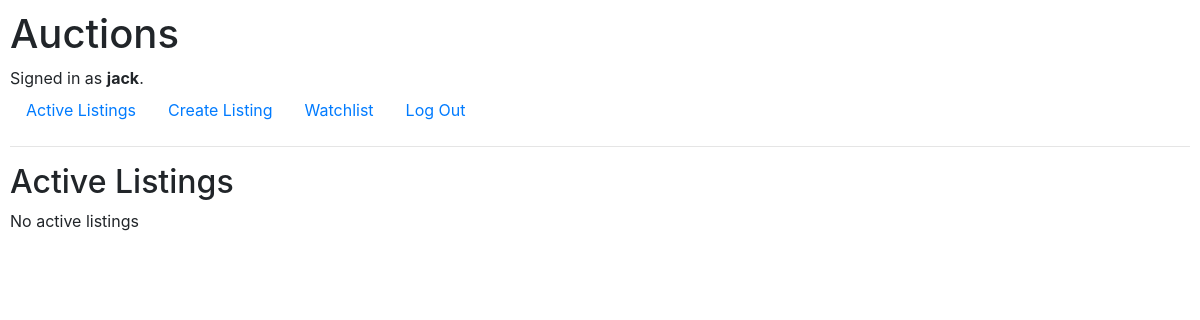
The page / (signed in) on the database as committed earlier.
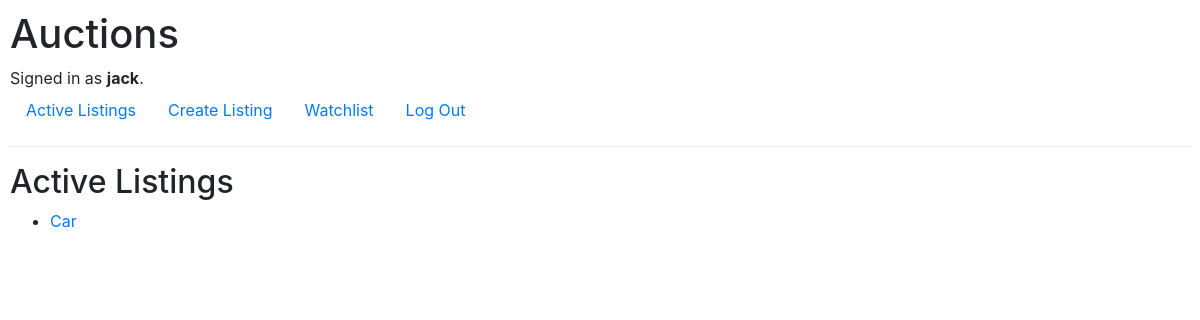
The same page on the database as committed later.
### auctions/models.py (models this page shows)
class Listing(models.Model):
    title = models.CharField(max_length=100, null=False)
    description = models.CharField(max_length=500, null=False)
    price = models.IntegerField()
    user = models.ForeignKey(User, on_delete=models.CASCADE, related_name="listing")
    image = models.URLField(null=True, blank=True, verbose_name="image")
    comments = models.ForeignKey(Comment, on_delete=models.CASCADE, related_name="listing_comment", null=True)

### auctions/views.py (the view)
# urls.py: path("", views.index, name="index"),
def index(request):
    listings = Listing.objects.all()
    return render(request, "auctions/index.html", {
        "listings": listings
    })

### auctions/templates/auctions/index.html
{% extends "auctions/layout.html" %}
{% block body %}
    <h2>Active Listings</h2>
    {% if listings %}
        <ul>
            {% for listing in listings %}
            <li><a href="{% url 'listing' listing.id %}">{{ listing.title }}</a></li>
            {% endfor %}
        </ul>
    {% else %}
        <p>No active listings</p>
    {% endif %}
{% endblock %}

Rows that differ between the two databases and show on the page:
added Listing: title "Car"
Other text that changed with them:
text no longer shown: "No active listings"
